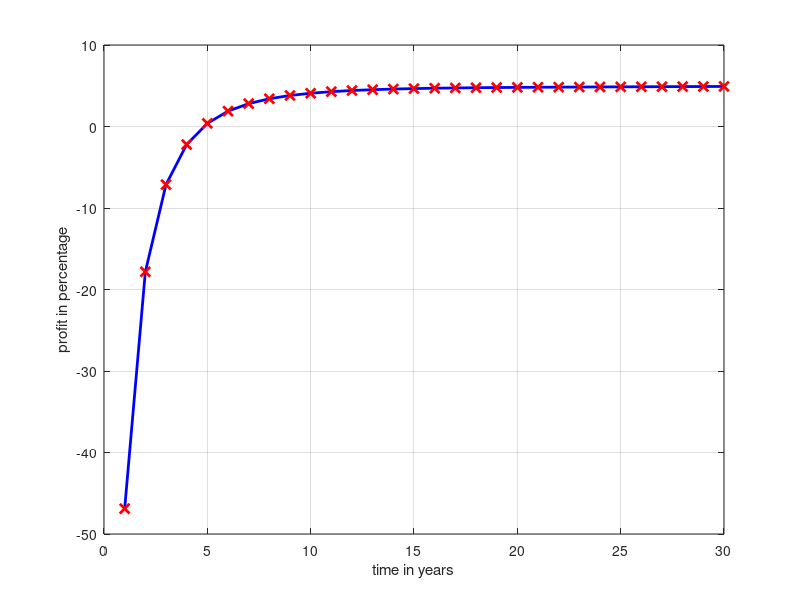

Write MATLAB code to recreate this figure.
clear all; close all; clc;
purchase_price = 900e3;
down_payment = 180e3;
beginning_principal = purchase_price - down_payment;
real_estate_appr = 1.09; %percentage
loan_rate = 3.3; %percentage
inflation = 1.0225;
N = 30;
M = 30; % selling after M years; M <= N
misc_costs_per_year = 7e3;
property_tax_base = .012 * purchase_price;
property_tax_rate_increase = 1.01; %per year
insurance_cost_per_year = 1e3;
r = loan_rate / 12 / 100;
emi = (r * beginning_principal)/(1 - (1 + r)^-(N*12));
closing_cost = 1.06;
profit_percentage = zeros(1, M);
for I = 1:M
    property_tax_Iyears = property_tax_base * (property_tax_rate_increase^I - 1)/(property_tax_rate_increase - 1);
    principal_after_Iyears = beginning_principal * (1 + r)^(I * 12) - emi*((1 + r)^(I * 12) - 1)/(1 + r - 1);
    %total_payment = emi * 12 * I;
    inflation_adjustment = (inflation^I - 1)/(inflation - 1);
    total_payment_inflation_adjusted = emi * 12 * inflation_adjustment;
    total_payment = total_payment_inflation_adjusted;
    total_interest_paid = total_payment - (beginning_principal - principal_after_Iyears);

    sale_price = purchase_price * real_estate_appr^I;
    profit = sale_price * (2 - closing_cost);
    actual_profit = profit - principal_after_Iyears;
    actual_investment = down_payment * inflation^M + total_payment + property_tax_Iyears + (misc_costs_per_year + insurance_cost_per_year) * inflation_adjustment;
    profit_percentage(I) = ((actual_profit / actual_investment) ^ (1/I) - 1) * 100;
end
plot(1:M, profit_percentage, '-bx','LineWidth',2,...
    'MarkerSize',7,...
    'MarkerEdgeColor','r');
ylabel('profit in percentage');
xlabel('time in years');
grid on;
